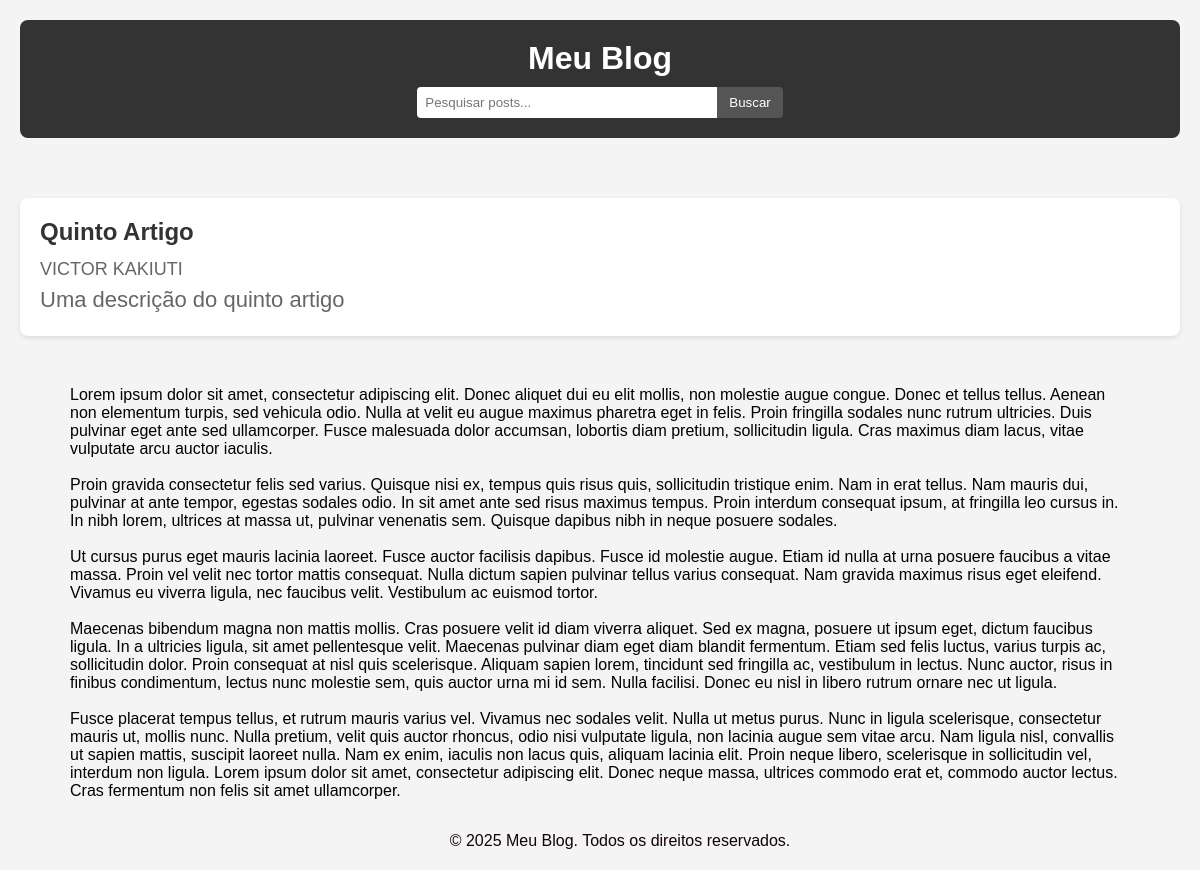
Screenshot of /article/2/ with the database file from the repository.
### blog/models.py (models this page shows, shortened)
class Article(models.Model):
    title = models.CharField(max_length=65)
    description = models.CharField(max_length=165)
    slug = models.SlugField()
    article = models.TextField()
    author = models.ForeignKey(
        User, on_delete=models.SET_NULL, null=True
    )
    is_published = models.BooleanField(default=False)

### blog/views.py (the view)
# urls.py: path('article/<int:id>/', views.article , name='article'),
def article(request, id):
    article = Article.objects.filter(
        is_published=True,
    ).order_by('-id').first()
    return render(request, 'blog/pages/article_view.html', context={
            'articles': article,
            'is_detail_page': True,
    })

### blog/templates/blog/pages/article_view.html
{% include 'blog/partials/head.html' %}
<body>
    {% include 'blog/partials/header.html' %}
    <div class='article_box'>
    {% include 'blog/partials/article.html' %}
    </div>
    {% include 'blog/partials/footer.html' %}
</body>
</html>

### blog/templates/blog/partials/article.html
<div class="post">
    <a href='{% url 'article' articles.id %}' class='links'>
        <h2 class='title'>{{ articles.title }}</h2>
        <p style='font-size:18px;'>{{ articles.author.first_name }} {{ articles.author.last_name }}</p>
        <p>{{ articles.description }}</p>
    </a>
</div>
{% if is_detail_page is True %}
<div class='article'>
    {{ articles.article|linebreaksbr }}
</div>
{% endif %}

### blog/static/blog/css/styles.css (style rules this page uses)
* { margin: 0; padding: 0; box-sizing: border-box; font-family: Arial, sans-serif; }
body { background-color: #f4f4f4; padding: 20px; }
.post { background-color: white; padding: 20px; border-radius: 8px; box-shadow: 0 2px 5px rgba(0,0,0,0.1); margin-top: 60px; }
.links { text-decoration: none; }
.post h2 { margin-bottom: 10px; color: #333; }
.post p { color: #666; line-height: 1.5; font-size: 22px; }
.article { padding: 50px; }

### rows the page displays
Article: title "Quinto Artigo", author.first_name "VICTOR", author.last_name "KAKIUTI", description "Uma descrição do quinto artigo", article "Lorem ipsum dolor sit amet, consectetur adipiscing elit. Donec aliquet dui eu elit mollis, non molestie augue congue. Donec et tellus tellus. Aenean non elementum turpis, sed vehicula odio. Nulla at velit eu augue maximus pharetra eget in felis. Proin fringilla sodales nunc rutrum ultricies. Duis pulvinar eget ante sed ullamcorper. Fusce malesuada dolor accumsan, lobortis diam pretium, sollicitudin ligula. Cras maximus diam lacus, vitae vulputate arcu auctor iaculis. Proin gravida consectetur felis sed varius. Quisque nisi ex, tempus quis risus quis, sollicitudin tristique enim. Nam in erat tellus. Nam mauris dui, pulvinar at ante tempor, egestas sodales odio. In sit amet ante sed risus…"
